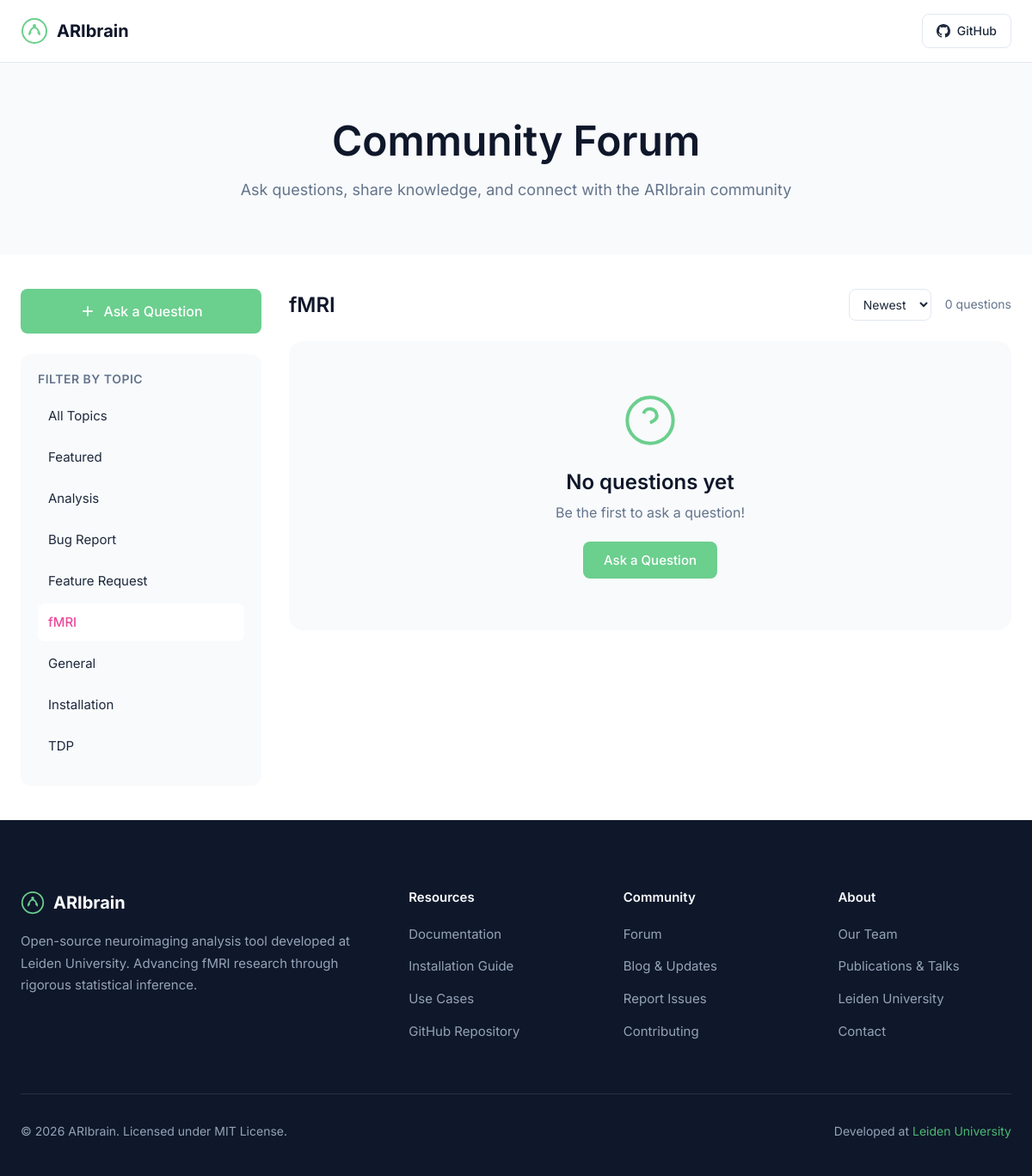
The page /index.php?page=forum&tag=6 on the database its author committed.
### tables this page shows
CREATE TABLE IF NOT EXISTS forum_tags (
    id INT AUTO_INCREMENT PRIMARY KEY,
    name VARCHAR(50) NOT NULL UNIQUE,
    slug VARCHAR(50) NOT NULL UNIQUE,
    color VARCHAR(7) DEFAULT '#6bcf8e',
    created_at TIMESTAMP DEFAULT CURRENT_TIMESTAMP
);

### pages/forum.php (the view, shortened to what this page needs)
<?php
$db = Database::getInstance()->getConnection();
$tags = [];
$questions = [];
$selectedQuestion = null;
$replies = [];
if ($db) {
    $tags = $db->query("SELECT * FROM forum_tags ORDER BY name")->fetchAll();
    $filterTag = isset($_GET['tag']) ? intval($_GET['tag']) : null;
    $filterFeatured = isset($_GET['featured']);
    $sort = $_GET['sort'] ?? 'newest';
    $orderBy = match($sort) {
        'oldest' => 'q.created_at ASC',
        'topic' => 'MIN(t.name) ASC, q.created_at DESC',
        default => 'q.is_featured DESC, q.created_at DESC'
    };
    if (isset($_GET['q'])) {
        $qId = intval($_GET['q']);
        $stmt = $db->prepare("SELECT q.*, GROUP_CONCAT(t.id) as tag_ids, GROUP_CONCAT(t.name) as tag_names, GROUP_CONCAT(t.color) as tag_colors
                              FROM forum_questions q
                              LEFT JOIN forum_question_tags qt ON q.id = qt.question_id
                              LEFT JOIN forum_tags t ON qt.tag_id = t.id
                              WHERE q.id = ? AND q.is_approved = 1
                              GROUP BY q.id");
        $stmt->execute([$qId]);
        $selectedQuestion = $stmt->fetch();
        if ($selectedQuestion) {
            $db->prepare("UPDATE forum_questions SET views = views + 1 WHERE id = ?")->execute([$qId]);
            $stmt = $db->prepare("SELECT r.*, a.username as admin_username FROM forum_replies r LEFT JOIN admins a ON r.admin_id = a.id WHERE r.question_id = ? AND r.is_approved = 1 ORDER BY r.created_at ASC");
            $stmt->execute([$qId]);
            $replies = $stmt->fetchAll();
        }
    } else {
        $whereConditions = ['q.is_approved = 1'];
        $params = [];
        if ($filterTag) {
            $whereConditions[] = 'q.id IN (SELECT question_id FROM forum_question_tags WHERE tag_id = ?)';
            $params[] = $filterTag;
        }
        $whereClause = implode(' AND ', $whereConditions);
        $sql = "SELECT q.*, GROUP_CONCAT(t.id) as tag_ids, GROUP_CONCAT(t.name) as tag_names, GROUP_CONCAT(t.color) as tag_colors,
                (SELECT COUNT(*) FROM forum_replies WHERE question_id = q.id AND is_approved = 1) as reply_count
                FROM forum_questions q
                LEFT JOIN forum_question_tags qt ON q.id = qt.question_id
                LEFT JOIN forum_tags t ON qt.tag_id = t.id
                WHERE {$whereClause}
                GROUP BY q.id
                ORDER BY {$orderBy}";
        $stmt = $db->prepare($sql);
        $stmt->execute($params);
        $questions = $stmt->fetchAll();
    }
}
?>
<div class="page-header">
    <div class="container">
        <h1>Community Forum</h1>
        <p>Ask questions, share knowledge, and connect with the ARIbrain community</p>
    </div>
</div>
<div class="container">
    <?php if ($selectedQuestion): ?>
    <div class="forum-question-detail">
        <a href="index.php?page=forum" class="forum-back-link">
            <svg width="16" height="16" viewBox="0 0 24 24" fill="none" stroke="currentColor" stroke-width="2">
                <line x1="19" y1="12" x2="5" y2="12"></line>
                <polyline points="12 19 5 12 12 5"></polyline>
            </svg>
            Back to all questions
        </a>
        <article class="forum-question-full">
            <header class="forum-question-header">
                <h2><?php echo htmlspecialchars($selectedQuestion['title']); ?></h2>
                <?php echo renderQuestionTags($selectedQuestion['tag_ids'], $selectedQuestion['tag_names'], $selectedQuestion['tag_colors']); ?>
            </header>
            <div class="forum-question-body">
                <?php echo nl2br(htmlspecialchars($selectedQuestion['content'])); ?>
            </div>
            <footer class="forum-question-footer">
                <div class="forum-author">
                    <div class="forum-avatar"><?php echo strtoupper(substr($selectedQuestion['author_name'], 0, 1)); ?></div>
                    <div class="forum-author-info">
                        <span class="forum-author-name"><?php echo htmlspecialchars($selectedQuestion['author_name']); ?></span>
                        <span class="forum-timestamp">Asked <?php echo timeAgo($selectedQuestion['created_at']); ?></span>
                    </div>
                </div>
                <div class="forum-stats">
                    <span><svg width="16" height="16" viewBox="0 0 24 24" fill="none" stroke="currentColor" stroke-width="2"><path d="M1 12s4-8 11-8 11 8 11 8-4 8-11 8-11-8-11-8z"></path><circle cx="12" cy="12" r="3"></circle></svg> <?php echo $selectedQuestion['views']; ?> views</span>
                </div>
            </footer>
        </article>
        <section class="forum-replies-section">
            <h3><?php echo count($replies); ?> <?php echo count($replies) === 1 ? 'Reply' : 'Replies'; ?></h3>
            <?php if (empty($replies)): ?>
                <p class="forum-no-replies">No replies yet. Be the first to help!</p>
            <?php else: ?>
                <?php foreach ($replies as $reply): ?>
                <div class="forum-reply <?php echo $reply['is_admin_reply'] ? 'forum-reply-admin' : ''; ?>">
                    <div class="forum-reply-body">
                        <?php echo nl2br(htmlspecialchars($reply['content'])); ?>
                    </div>
                    <footer class="forum-reply-footer">
                        <div class="forum-author">
                            <div class="forum-avatar <?php echo $reply['is_admin_reply'] ? 'forum-avatar-admin' : ''; ?>">
                                <?php echo strtoupper(substr($reply['is_admin_reply'] ? $reply['admin_username'] : $reply['author_name'], 0, 1)); ?>
                            </div>
                            <div class="forum-author-info">
                                <span class="forum-author-name">
                                    <?php echo htmlspecialchars($reply['is_admin_reply'] ? $reply['admin_username'] : $reply['author_name']); ?>
                                    <?php if ($reply['is_admin_reply']): ?>
                                        <span class="forum-admin-badge">Team</span>
                                    <?php endif; ?>
                                </span>
                                <span class="forum-timestamp"><?php echo timeAgo($reply['created_at']); ?></span>
                            </div>
                        </div>
                    </footer>
                </div>
                <?php endforeach; ?>
            <?php endif; ?>
            <div class="forum-reply-form">
                <h4>Post a Reply</h4>
                <form method="POST">
                    <input type="hidden" name="action" value="reply">
                    <input type="hidden" name="question_id" value="<?php echo $selectedQuestion['id']; ?>">
                    <div class="forum-form-row">
                        <div class="forum-form-group">
                            <label for="reply_name">Your Name *</label>
                            <input type="text" id="reply_name" name="author_name" required>
                        </div>
                        <div class="forum-form-group">
                            <label for="reply_email">Email (optional)</label>
                            <input type="email" id="reply_email" name="author_email">
                        </div>
                    </div>
                    <div class="forum-form-group">
                        <label for="reply_content">Your Reply *</label>
                        <textarea id="reply_content" name="content" rows="4" required></textarea>
                    </div>
                    <button type="submit" class="btn btn-primary">Post Reply</button>
                </form>
            </div>
        </section>
    </div>
    <?php else: ?>
    <div class="forum-layout">
        <aside class="forum-sidebar">
            <button class="btn btn-primary btn-lg forum-ask-btn" onclick="openQuestionModal()">
                <svg width="20" height="20" viewBox="0 0 24 24" fill="none" stroke="currentColor" stroke-width="2">
                    <line x1="12" y1="5" x2="12" y2="19"></line>
                    <line x1="5" y1="12" x2="19" y2="12"></line>
                </svg>
                Ask a Question
            </button>
            <div class="forum-tags-filter">
                <h3>Filter by Topic</h3>
                <a href="index.php?page=forum" class="forum-tag-filter <?php echo (!isset($_GET['tag']) && !$filterFeatured) ? 'active' : ''; ?>">All Topics</a>
                <a href="index.php?page=forum&featured" class="forum-tag-filter <?php echo $filterFeatured ? 'active' : ''; ?>" style="--tag-color: #f59e0b">Featured</a>
                <?php foreach ($tags as $tag): ?>
                <a href="index.php?page=forum&tag=<?php echo $tag['id']; ?>" class="forum-tag-filter <?php echo (isset($_GET['tag']) && $_GET['tag'] == $tag['id']) ? 'active' : ''; ?>" style="--tag-color: <?php echo htmlspecialchars($tag['color']); ?>">
                    <?php echo htmlspecialchars($tag['name']); ?>
                </a>
                <?php endforeach; ?>
            </div>
        </aside>
        <main class="forum-main">
            <div class="forum-header">
                <h2>
                    <?php if ($filterFeatured): ?>
                        Featured Questions
                    <?php elseif (isset($_GET['tag'])): ?>
                        <?php
                        $currentTag = array_filter($tags, fn($t) => $t['id'] == $_GET['tag']);
                        echo htmlspecialchars(reset($currentTag)['name'] ?? 'Questions');
                        ?>
                    <?php else: ?>
                        All Questions
                    <?php endif; ?>
                </h2>
                <div class="forum-header-right">
                    <select class="forum-sort-select" onchange="window.location.href=this.value">
                        <option value="index.php?page=forum<?php echo $filterTag ? '&tag='.$filterTag : ''; ?><?php echo $filterFeatured ? '&featured' : ''; ?>&sort=newest" <?php echo $sort === 'newest' ? 'selected' : ''; ?>>Newest</option>
                    </select>
                    <span class="forum-count"><?php echo count($questions); ?> questions</span>
                </div>
            </div>
            <?php if (empty($questions)): ?>
            <div class="forum-empty">
                <svg width="64" height="64" viewBox="0 0 24 24" fill="none" stroke="currentColor" stroke-width="1.5">
                    <circle cx="12" cy="12" r="10"></circle>
                    <path d="M9.09 9a3 3 0 0 1 5.83 1c0 2-3 3-3 3"></path>
                    <line x1="12" y1="17" x2="12.01" y2="17"></line>
                </svg>
                <h3>No questions yet</h3>
                <p>Be the first to ask a question!</p>
                <button class="btn btn-primary" onclick="openQuestionModal()">Ask a Question</button>
            </div>
            <?php endif; ?>
        </main>
    </div>
    <?php endif; ?>
</div>

### assets/css/style.css (style rules this page uses)
:root { --color-primary: #6bcf8e; --color-primary-dark: #4cb872; --color-primary-light: #8edba8; --color-secondary: #0f172a; --color-accent: #4cb872; --color-success: #10b981; --color-warning: #f59e0b; --color-error: #ef4444; --color-bg: #ffffff; --color-bg-alt: #f8fafc; --color-bg-dark: #0f172a; --color-bg-code: #1e293b; --color-text: #1e293b; --color-text-muted: #64748b; --color-text-light: #94a3b8; --color-text-inverse: #f8fafc; --color-border: #e2e8f0; --color-border-light: #f1f5f9; --font-sans: 'Inter', -apple-system, BlinkMacSystemFont, 'Segoe UI', Roboto, sans-serif; --font-mono: 'JetBrains Mono', 'Fira Code', Consolas, monospace; --shadow-sm: 0 1px 2px 0 rgb(0 0 0 / 0.05); --shadow-md: 0 4px 6px -1px rgb(0 0 0 / 0.1), 0 2px 4px -2px rgb(0 0 0 / 0.1); --shadow-lg: 0 10px 15px -3px rgb(0 0 0 / 0.1), 0 4px 6px -4px rgb(0 0 0 / 0.1); --shadow-xl: 0 20px 25px -5px rgb(0 0 0 / 0.1), 0 8px 10px -6px rgb(0 0 0 / 0.1); --radius-sm: 4px; --radius-md: 8px; --radius-lg: 12px; --radius-xl: 16px; --transition: 150ms ease; }
*, *::before, *::after { box-sizing: border-box; margin: 0; padding: 0; }
html { scroll-behavior: smooth; -webkit-font-smoothing: antialiased; -moz-osx-font-smoothing: grayscale; }
body { font-family: var(--font-sans); font-size: 16px; line-height: 1.6; color: var(--color-text); background-color: var(--color-bg); }
.container { max-width: 1200px; margin: 0 auto; padding: 0 24px; }
a { color: var(--color-primary); text-decoration: none; transition: color var(--transition); }
h1, h2, h3, h4, h5, h6 { font-weight: 600; line-height: 1.3; color: var(--color-secondary); }
h1 { font-size: 3rem; }
h2 { font-size: 2.25rem; }
h3 { font-size: 1.5rem; }
.btn { display: inline-flex; align-items: center; gap: 8px; padding: 12px 24px; font-family: inherit; font-size: 0.9375rem; font-weight: 500; text-decoration: none; border-radius: var(--radius-md); border: none; cursor: pointer; transition: all var(--transition); }
.btn-primary { background: var(--color-primary); color: white; }
.btn-lg { padding: 16px 32px; font-size: 1rem; }
.page-header { padding: 60px 0; background: var(--color-bg-alt); text-align: center; }
.page-header h1 { margin-bottom: 12px; }
.page-header p { color: var(--color-text-muted); font-size: 1.125rem; }
.forum-layout { display: grid; grid-template-columns: 280px 1fr; gap: 32px; padding: 40px 0; }
.forum-sidebar { position: sticky; top: 100px; align-self: start; }
.forum-ask-btn { width: 100%; justify-content: center; margin-bottom: 24px; }
.forum-tags-filter { background: var(--color-bg-alt); border-radius: var(--radius-lg); padding: 20px; }
.forum-tags-filter h3 { font-size: 0.875rem; font-weight: 600; color: var(--color-text-muted); text-transform: uppercase; letter-spacing: 0.5px; margin-bottom: 12px; }
.forum-tag-filter { display: block; padding: 10px 12px; color: var(--color-text); font-size: 0.9375rem; border-radius: var(--radius-md); margin-bottom: 4px; transition: all var(--transition); }
.forum-tag-filter.active { background: var(--color-bg); color: var(--tag-color, var(--color-primary)); font-weight: 500; }
.forum-main { min-width: 0; }
.forum-header { display: flex; justify-content: space-between; align-items: center; margin-bottom: 24px; }
.forum-header h2 { font-size: 1.5rem; margin: 0; }
.forum-header-right { display: flex; align-items: center; gap: 16px; }
.forum-sort-select { padding: 8px 12px; font-size: 0.875rem; font-family: inherit; border: 1px solid var(--color-border); border-radius: var(--radius-md); background: var(--color-bg); color: var(--color-text); cursor: pointer; transition: all var(--transition); }
.forum-count { color: var(--color-text-muted); font-size: 0.875rem; }
.forum-empty { text-align: center; padding: 60px 20px; background: var(--color-bg-alt); border-radius: var(--radius-xl); }
.forum-empty svg { color: var(--color-primary); margin-bottom: 16px; }
.forum-empty h3 { margin-bottom: 8px; }
.forum-empty p { color: var(--color-text-muted); margin-bottom: 20px; }

### rows shown on the page
forum_tags: name "Analysis"
forum_tags: name "Bug Report"
forum_tags: name "Feature Request"
forum_tags: name "fMRI"
forum_tags: name "General"
forum_tags: name "Installation"
forum_tags: name "TDP"

### other values the page prints
count($questions) "0"
